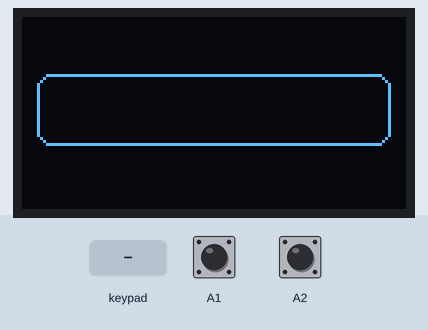
A sketch run on a simulated Arduino Uno, built with avr-gcc and run on an emulated ATmega328P. Shown: 128×64 one-colour display. Wiring (inferred from the names in the program): 4×3 keypad with keys D M H 7 8 S 4 5 6 1 2 3: rows pin 7, pin 8, pin 9, pin 10; columns pin 4, pin 5, pin 6. Inputs (shaded band) come from the test bench; at power-on: A1 HIGH, A2 HIGH. Storage starts empty; what the sketch prints to the serial monitor is not drawn.

Above: at 4.2 s.
4.3 s: key 'D' pressed
At 6.2 s:
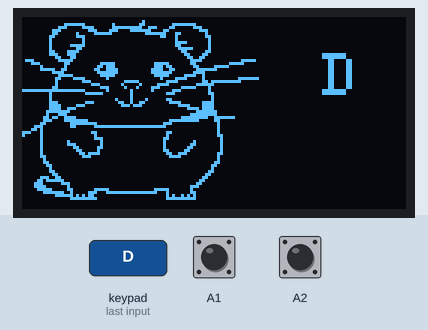
7.2 s: A1 pulled LOW for 0.15 s
At 8.6 s:
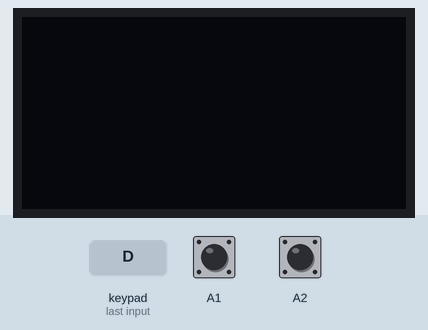
8.9 s: keypad keys 4 5 6 pressed 0.4 s apart
At 12.0 s:
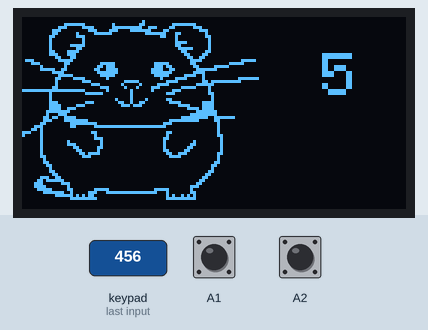
12.3 s: key 'M' pressed
At 14.8 s:
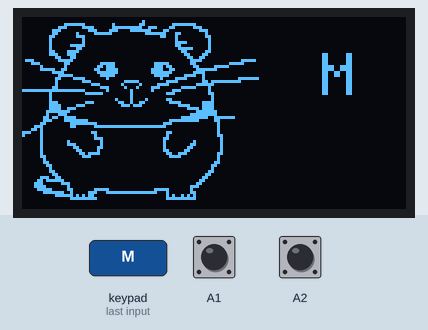
15.2 s: key 'H' pressed
At 16.9 s:
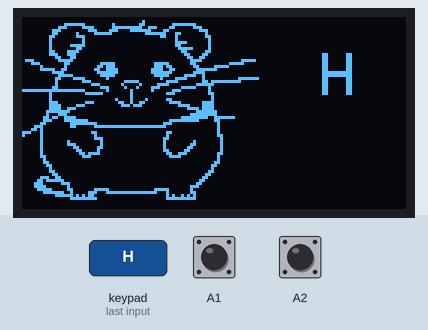
18.1 s: key 'S' pressed
At 20.3 s:
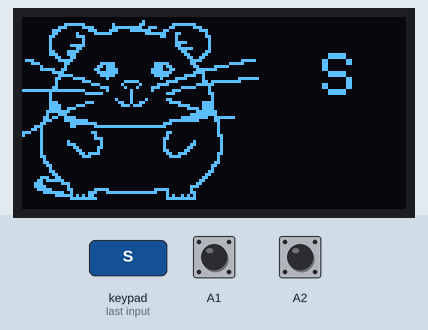
Timing chart, 0 to 21.8 s (numbered marks = the images above; inputs shaded):
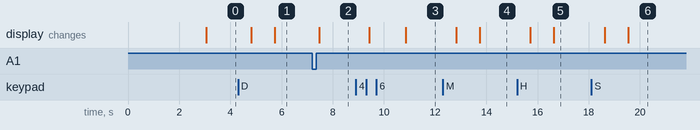

The sketch:

keypad_self_made.ino
```cpp
#include "Keypad.h"
#include "Encoder.h"
#include <SPI.h>
#include <Wire.h>
#include <SD.h>
#include "U8glib.h"

//#include <SD.h>

U8GLIB_SSD1306_128X64 u8g(U8G_I2C_OPT_DEV_0|U8G_I2C_OPT_NO_ACK|U8G_I2C_OPT_FAST);	// Fast I2C / TWI


#define SD_CS_PIN 18

#define SCREEN_WIDTH 128  // OLED display width, in pixels
#define SCREEN_HEIGHT 64  // OLED display height, in pixels
#define FONT_SIZE_UNIT 8
#define FONT_SCALE 2

const byte COLS = 3;
const byte ROWS = 4;
const byte MAX_NUMBER_OF_KEYS_PRESSED = 4;

byte rowPins[ROWS] = { 7, 8, 9, 10 };  // connect to the row pinouts of the keypad
byte colPins[COLS] = { 4, 5, 6 };      // connect to the column pinouts of the keypad

Keypad keypad(COLS, ROWS, MAX_NUMBER_OF_KEYS_PRESSED, rowPins, colPins);

byte NUM_OF_OPTIONS = 0;
// const String menuOptions[] = { "Work", "Personal", "Emails", "Spotify", "Passwords" };
char menuOptions[5][16];
char infoList[12][20];


byte loadedOptions = -1;


byte menuIndex = 0;
byte layerIndex = 0;
byte pageIndex = 0;

// struct shortcut {
//   char key;
//   char name[20];
// };

// const shortcut shortcuts[][ROWS * COLS] PROGMEM = {
//   {
//     { '1', "Unlock PC" },
//     { '2', "Win Password" },
//     { '3', "Visual Studio" },
//     { '4', "VS Code" },
//     { '5', "Remote Desktop" },
//     { '6', "Open PRU3WA" },
//     { '7', "Open PRS62" },
//     { '8', "Teams" },
//     { 'D', "Sourcetree" },
//     { 'M', "Create MR" },
//     { 'H', "Create Ticket" },
//     { 'S', "Open Code" },
//   },
//   {
//     { '1', "Unlock PC" },
//     { '2', "League of legends" },
//     { '3', "Empty" },
//     { '4', "Empty" },
//     { '5', "Empty" },
//     { '6', "Empty" },
//     { '7', "Empty" },
//     { '8', "Empty" },
//     { 'D', "Empty" },
//     { 'M', "Empty" },
//     { 'H', "Empty" },
//     { 'S', "Empty" },
//   },
//   {
//     { '1', "Unlock PC" },
//     { '2', "League of legends" },
//     { '3', "Empty" },
//     { '4', "Empty" },
//     { '5', "Empty" },
//     { '6', "Empty" },
//     { '7', "Empty" },
//     { '8', "Empty" },
//     { 'D', "Empty" },
//     { 'M', "Empty" },
//     { 'H', "Empty" },
//     { 'S', "Empty" },
//   },
//   {
//     { '1', "Unlock PC" },
//     { '2', "League of legends" },
//     { '3', "Empty" },
//     { '4', "Empty" },
//     { '5', "Empty" },
//     { '6', "Empty" },
//     { '7', "Empty" },
//     { '8', "Empty" },
//     { 'D', "Empty" },
//     { 'M', "Empty" },
//     { 'H', "Empty" },
//     { 'S', "Empty" },
//   },
//   {
//     { '1', "Unlock PC" },
//     { '2', "League of legends" },
//     { '3', "Empty" },
//     { '4', "Empty" },
//     { '5', "Empty" },
//     { '6', "Empty" },
//     { '7', "Empty" },
//     { '8', "Empty" },
//     { 'D', "Empty" },
//     { 'M', "Empty" },
//     { 'H', "Empty" },
//     { 'S', "Empty" },
//   }
// };

String previousPressedKeys = "";
char displayedKey = 0;
// 'KIKI', 128x64px
const unsigned char kiki_bitmapKIKI[] PROGMEM = {
  0x00, 0x00, 0x00, 0x00, 0x00, 0x00, 0x00, 0x00, 0x00, 0x00, 0x00, 0x00, 0x00, 0x00, 0x00, 0x00,
  0x00, 0x00, 0x00, 0x00, 0x00, 0x80, 0x00, 0x00, 0x00, 0x00, 0x00, 0x00, 0x00, 0x00, 0x00, 0x00,
  0x00, 0x03, 0xf8, 0x02, 0x01, 0x80, 0x3f, 0xc0, 0x00, 0x00, 0x00, 0x00, 0x00, 0x00, 0x00, 0x00,
  0x00, 0x0e, 0x0f, 0x03, 0xff, 0x38, 0x60, 0x70, 0x00, 0x00, 0x00, 0x00, 0x00, 0x00, 0x00, 0x00,
  0x00, 0x38, 0x03, 0x87, 0x0f, 0xe1, 0x80, 0x1c, 0x00, 0x00, 0x00, 0x00, 0x00, 0x00, 0x00, 0x00,
  0x00, 0x30, 0x20, 0xfc, 0x00, 0x7f, 0x18, 0x04, 0x00, 0x00, 0x00, 0x00, 0x00, 0x00, 0x00, 0x00,
  0x00, 0x60, 0x38, 0x00, 0x00, 0x03, 0x10, 0x06, 0x00, 0x00, 0x00, 0x00, 0x00, 0x00, 0x00, 0x00,
  0x00, 0x40, 0x08, 0x00, 0x00, 0x00, 0x10, 0x02, 0x00, 0x00, 0x00, 0x00, 0x00, 0x00, 0x00, 0x00,
  0x00, 0x40, 0x08, 0x00, 0x00, 0x00, 0x1e, 0x02, 0x00, 0x00, 0x00, 0x00, 0x00, 0x00, 0x00, 0x00,
  0x00, 0x40, 0xf8, 0x00, 0x00, 0x00, 0x18, 0x02, 0x00, 0x00, 0x00, 0x00, 0x00, 0x00, 0x00, 0x00,
  0x00, 0x40, 0x30, 0x00, 0x00, 0x00, 0x0f, 0x82, 0x00, 0x00, 0x00, 0x00, 0x00, 0x00, 0x00, 0x00,
  0x00, 0x61, 0xe0, 0x00, 0x00, 0x00, 0x06, 0x06, 0x00, 0x00, 0x00, 0x00, 0x00, 0x00, 0x00, 0x00,
  0x00, 0x71, 0xc0, 0x00, 0x00, 0x00, 0x03, 0x0c, 0x00, 0x00, 0x00, 0x00, 0x00, 0x00, 0x00, 0x00,
  0x00, 0x18, 0xc0, 0x00, 0x00, 0x00, 0x01, 0x98, 0x00, 0x00, 0x00, 0x00, 0x00, 0x00, 0x00, 0x00,
  0x70, 0x0f, 0x80, 0x00, 0x00, 0x00, 0x00, 0xf0, 0x00, 0x7c, 0x00, 0x00, 0x00, 0x00, 0x00, 0x00,
  0x1c, 0x03, 0x00, 0x3e, 0x00, 0x0f, 0x80, 0xc0, 0x07, 0xc0, 0x00, 0x00, 0x00, 0x00, 0x00, 0x00,
  0x02, 0x02, 0x00, 0x6e, 0x00, 0x0e, 0xc0, 0x60, 0xf8, 0x00, 0x00, 0x00, 0x00, 0x00, 0x00, 0x00,
  0x03, 0xe6, 0x00, 0xcf, 0x00, 0x1e, 0x60, 0x3f, 0x80, 0x00, 0x00, 0x00, 0x00, 0x00, 0x00, 0x00,
  0x00, 0x3c, 0x00, 0x7f, 0x00, 0x1f, 0xc0, 0x78, 0x00, 0x00, 0x00, 0x00, 0x00, 0x00, 0x00, 0x00,
  0x00, 0x0f, 0x80, 0x3e, 0x00, 0x0f, 0x83, 0xc8, 0x00, 0x00, 0x00, 0x00, 0x00, 0x00, 0x00, 0x00,
  0x00, 0x18, 0x78, 0x08, 0x00, 0x02, 0x1e, 0x08, 0x00, 0xfe, 0x00, 0x00, 0x00, 0x00, 0x00, 0x00,
  0x00, 0x10, 0x0e, 0x00, 0x3e, 0x00, 0xf0, 0x0d, 0xff, 0x80, 0x00, 0x00, 0x00, 0x00, 0x00, 0x00,
  0x00, 0x10, 0x01, 0xc0, 0x41, 0x07, 0x80, 0x3f, 0x00, 0x00, 0x00, 0x00, 0x00, 0x00, 0x00, 0x00,
  0x00, 0x30, 0x00, 0x38, 0x22, 0x1c, 0x07, 0xc2, 0x00, 0x00, 0x00, 0x00, 0x00, 0x00, 0x00, 0x00,
  0xff, 0xff, 0xf8, 0x08, 0x08, 0x10, 0x38, 0x02, 0x00, 0x00, 0x00, 0x00, 0x00, 0x00, 0x00, 0x00,
  0x00, 0x40, 0x07, 0xe0, 0x08, 0x00, 0xe0, 0x03, 0x00, 0x00, 0x00, 0x00, 0x00, 0x00, 0x00, 0x00,
  0x00, 0x40, 0x00, 0x00, 0x08, 0x00, 0x00, 0x01, 0x00, 0x00, 0x00, 0x00, 0x00, 0x00, 0x00, 0x00,
  0x00, 0x40, 0x00, 0x01, 0x08, 0x40, 0xc0, 0x01, 0x00, 0x00, 0x00, 0x00, 0x00, 0x00, 0x00, 0x00,
  0x00, 0x70, 0x07, 0x00, 0xc9, 0x80, 0x78, 0x0f, 0x00, 0x00, 0x00, 0x00, 0x00, 0x00, 0x00, 0x00,
  0x00, 0x78, 0x38, 0x00, 0x77, 0x00, 0x0f, 0x0f, 0x00, 0x00, 0x00, 0x00, 0x00, 0x00, 0x00, 0x00,
  0x00, 0x79, 0xc0, 0x00, 0x00, 0x00, 0x01, 0xef, 0x00, 0x00, 0x00, 0x00, 0x00, 0x00, 0x00, 0x00,
  0x00, 0xff, 0x00, 0x00, 0x00, 0x00, 0x00, 0x3f, 0x80, 0x00, 0x00, 0x00, 0x00, 0x00, 0x00, 0x00,
  0x00, 0x8e, 0x00, 0x00, 0x00, 0x00, 0x00, 0xff, 0x80, 0x00, 0x00, 0x00, 0x00, 0x00, 0x00, 0x00,
  0x01, 0xb3, 0xc0, 0x00, 0x00, 0x00, 0x07, 0xfc, 0xfe, 0x00, 0x00, 0x00, 0x00, 0x00, 0x00, 0x00,
  0x01, 0xc3, 0xfc, 0x00, 0x00, 0x00, 0x7f, 0xe0, 0xc0, 0x00, 0x00, 0x00, 0x00, 0x00, 0x00, 0x00,
  0x03, 0x00, 0xff, 0x80, 0x00, 0x01, 0xc0, 0x00, 0x40, 0x00, 0x00, 0x00, 0x00, 0x00, 0x00, 0x00,
  0x0e, 0x00, 0xc0, 0xff, 0xff, 0xff, 0x00, 0x00, 0x40, 0x00, 0x00, 0x00, 0x00, 0x00, 0x00, 0x00,
  0x1a, 0x00, 0x00, 0x00, 0x00, 0x00, 0x00, 0x00, 0x40, 0x00, 0x00, 0x00, 0x00, 0x00, 0x00, 0x00,
  0xe2, 0x00, 0x01, 0x80, 0x00, 0x00, 0xc0, 0x00, 0x40, 0x00, 0x00, 0x00, 0x00, 0x00, 0x00, 0x00,
  0x82, 0x00, 0x00, 0x80, 0x00, 0x00, 0x80, 0x00, 0x60, 0x00, 0x00, 0x00, 0x00, 0x00, 0x00, 0x00,
  0x02, 0x00, 0x00, 0xe0, 0x00, 0x01, 0x80, 0x00, 0x20, 0x00, 0x00, 0x00, 0x00, 0x00, 0x00, 0x00,
  0x02, 0x01, 0x00, 0x20, 0x00, 0x01, 0x00, 0x40, 0x20, 0x00, 0x00, 0x00, 0x00, 0x00, 0x00, 0x00,
  0x02, 0x01, 0xc0, 0x20, 0x00, 0x01, 0x00, 0xc0, 0x20, 0x00, 0x00, 0x00, 0x00, 0x00, 0x00, 0x00,
  0x02, 0x00, 0x60, 0x60, 0x00, 0x01, 0x01, 0x80, 0x20, 0x00, 0x00, 0x00, 0x00, 0x00, 0x00, 0x00,
  0x02, 0x00, 0x30, 0x40, 0x00, 0x01, 0x83, 0x00, 0x20, 0x00, 0x00, 0x00, 0x00, 0x00, 0x00, 0x00,
  0x02, 0x00, 0x1b, 0xc0, 0x00, 0x00, 0xce, 0x00, 0x60, 0x00, 0x00, 0x00, 0x00, 0x00, 0x00, 0x00,
  0x03, 0x00, 0x0e, 0x00, 0x00, 0x00, 0x78, 0x00, 0x40, 0x00, 0x00, 0x00, 0x00, 0x00, 0x00, 0x00,
  0x01, 0x00, 0x00, 0x00, 0x00, 0x00, 0x00, 0x00, 0x40, 0x00, 0x00, 0x00, 0x00, 0x00, 0x00, 0x00,
  0x01, 0x80, 0x00, 0x00, 0x00, 0x00, 0x00, 0x00, 0xc0, 0x00, 0x00, 0x00, 0x00, 0x00, 0x00, 0x00,
  0x00, 0xc0, 0x00, 0x00, 0x00, 0x00, 0x00, 0x01, 0x80, 0x00, 0x00, 0x00, 0x00, 0x00, 0x00, 0x00,
  0x00, 0x40, 0x00, 0x00, 0x00, 0x00, 0x00, 0x01, 0x00, 0x00, 0x00, 0x00, 0x00, 0x00, 0x00, 0x00,
  0x00, 0x60, 0x00, 0x00, 0x00, 0x00, 0x00, 0x03, 0x00, 0x00, 0x00, 0x00, 0x00, 0x00, 0x00, 0x00,
  0x00, 0x30, 0x00, 0x00, 0x00, 0x00, 0x00, 0x06, 0x00, 0x00, 0x00, 0x00, 0x00, 0x00, 0x00, 0x00,
  0x03, 0x98, 0x00, 0x00, 0x00, 0x00, 0x00, 0x0c, 0x00, 0x00, 0x00, 0x00, 0x00, 0x00, 0x00, 0x00,
  0x06, 0xfc, 0x00, 0x00, 0x00, 0x00, 0x00, 0x18, 0x00, 0x00, 0x00, 0x00, 0x00, 0x00, 0x00, 0x00,
  0x0e, 0x07, 0x00, 0x00, 0x00, 0x00, 0x00, 0x30, 0x00, 0x00, 0x00, 0x00, 0x00, 0x00, 0x00, 0x00,
  0x0f, 0x01, 0x00, 0x00, 0x00, 0x00, 0x00, 0xe0, 0x00, 0x00, 0x00, 0x00, 0x00, 0x00, 0x00, 0x00,
  0x07, 0xc1, 0x80, 0xf8, 0x00, 0x0f, 0x80, 0x80, 0x00, 0x00, 0x00, 0x00, 0x00, 0x00, 0x00, 0x00,
  0x01, 0xfc, 0x83, 0x8f, 0xff, 0xf8, 0x80, 0xc0, 0x00, 0x00, 0x00, 0x00, 0x00, 0x00, 0x00, 0x00,
  0x00, 0x1f, 0xab, 0x00, 0x00, 0x00, 0xa5, 0x40, 0x00, 0x00, 0x00, 0x00, 0x00, 0x00, 0x00, 0x00,
  0x00, 0x00, 0xff, 0x80, 0x00, 0x00, 0xff, 0xc0, 0x00, 0x00, 0x00, 0x00, 0x00, 0x00, 0x00, 0x00,
  0x00, 0x00, 0x00, 0x00, 0x00, 0x00, 0x00, 0x00, 0x00, 0x00, 0x00, 0x00, 0x00, 0x00, 0x00, 0x00,
  0x00, 0x00, 0x00, 0x00, 0x00, 0x00, 0x00, 0x00, 0x00, 0x00, 0x00, 0x00, 0x00, 0x00, 0x00, 0x00,
  0x00, 0x00, 0x00, 0x00, 0x00, 0x00, 0x00, 0x00, 0x00, 0x00, 0x00, 0x00, 0x00, 0x00, 0x00, 0x00
};
// 'KIKI2', 128x64px
const unsigned char kiki_bitmapKIKI2[] U8G_PROGMEM = {
  0x00, 0x00, 0x00, 0x00, 0x00, 0x00, 0x00, 0x00, 0x00, 0x00, 0x00, 0x00, 0x00, 0x00, 0x00, 0x00,
  0x00, 0x00, 0x00, 0x00, 0x00, 0x00, 0x00, 0x00, 0x00, 0x08, 0x00, 0x00, 0x00, 0x00, 0x00, 0x00,
  0x00, 0x00, 0x00, 0x00, 0x00, 0x00, 0x01, 0xf0, 0x08, 0x18, 0x0f, 0xe0, 0x00, 0x00, 0x00, 0x00,
  0x00, 0x00, 0x00, 0x00, 0x00, 0x00, 0x06, 0x0e, 0x0f, 0xf3, 0x08, 0x38, 0x00, 0x00, 0x00, 0x00,
  0x00, 0x00, 0x00, 0x00, 0x00, 0x00, 0x1c, 0x07, 0x18, 0x7e, 0x30, 0x0c, 0x08, 0x00, 0x00, 0x00,
  0x00, 0x00, 0x00, 0x00, 0x00, 0x00, 0x18, 0x21, 0xf0, 0x07, 0xe6, 0x04, 0x00, 0x00, 0x00, 0x00,
  0x00, 0x00, 0x00, 0x00, 0x00, 0x00, 0x30, 0x30, 0x00, 0x00, 0x64, 0x06, 0x00, 0x20, 0x00, 0x00,
  0x00, 0x00, 0x00, 0x00, 0x00, 0x00, 0x20, 0x00, 0x00, 0x00, 0x04, 0x02, 0x00, 0x00, 0x00, 0x00,
  0x00, 0x00, 0x00, 0x00, 0x00, 0x00, 0x20, 0x00, 0x00, 0x00, 0x07, 0x02, 0x08, 0x03, 0x80, 0x00,
  0x00, 0x00, 0x00, 0x00, 0x00, 0x00, 0x20, 0xf0, 0x00, 0x00, 0x06, 0x02, 0x00, 0x00, 0x00, 0x00,
  0x00, 0x00, 0x00, 0x00, 0x00, 0x00, 0x20, 0x30, 0x00, 0x00, 0x03, 0xc2, 0x00, 0x00, 0x00, 0x00,
  0x00, 0x00, 0x00, 0x00, 0x00, 0x00, 0x31, 0xe0, 0x00, 0x00, 0x01, 0x06, 0x00, 0x80, 0x00, 0x00,
  0x00, 0x00, 0x00, 0x00, 0x00, 0x00, 0x39, 0xc0, 0x00, 0x00, 0x00, 0x84, 0x00, 0x80, 0x0c, 0x00,
  0x00, 0x00, 0x00, 0x00, 0x00, 0x00, 0x0c, 0xc0, 0x00, 0x00, 0x00, 0xc8, 0x00, 0x82, 0x08, 0x00,
  0x00, 0x00, 0x00, 0x00, 0x00, 0x00, 0x07, 0x80, 0x00, 0x00, 0x00, 0x78, 0x00, 0x82, 0x00, 0x00,
  0x00, 0x00, 0x00, 0x00, 0x00, 0x01, 0x01, 0x00, 0x78, 0x01, 0xf0, 0x60, 0x00, 0x82, 0x00, 0x00,
  0x00, 0x00, 0x00, 0x00, 0x00, 0x00, 0x80, 0x00, 0xb8, 0x01, 0xd0, 0x30, 0x0c, 0xa2, 0x00, 0x00,
  0x00, 0x00, 0x00, 0x00, 0x00, 0x00, 0xf2, 0x01, 0xb8, 0x01, 0xc8, 0x1f, 0x06, 0xab, 0x00, 0x00,
  0x00, 0x00, 0x00, 0x00, 0x00, 0x00, 0x1e, 0x00, 0xf8, 0x01, 0xf0, 0x38, 0x06, 0xa8, 0x00, 0x00,
  0x00, 0x00, 0x00, 0x00, 0x00, 0x00, 0x07, 0x80, 0x78, 0x01, 0xf0, 0xe0, 0x07, 0xbe, 0x00, 0x00,
  0x00, 0x00, 0x00, 0x00, 0x00, 0x00, 0x0c, 0x70, 0x20, 0x00, 0x47, 0x00, 0x03, 0xfe, 0x00, 0x00,
  0x00, 0x00, 0x00, 0x00, 0x00, 0x00, 0x08, 0x0c, 0x01, 0xe0, 0x1c, 0x05, 0xf1, 0x33, 0x00, 0x00,
  0x00, 0x00, 0x00, 0x00, 0x00, 0x00, 0x08, 0x03, 0x82, 0x10, 0xf0, 0x1f, 0x07, 0xf0, 0xc0, 0x20,
  0x00, 0x00, 0x00, 0x00, 0x00, 0x00, 0x18, 0x00, 0x61, 0x21, 0x81, 0xe2, 0x1c, 0xd8, 0x40, 0x00,
  0x00, 0x00, 0x00, 0x00, 0x00, 0x03, 0xff, 0xf0, 0x20, 0x40, 0x0e, 0x02, 0x00, 0x8c, 0x40, 0x00,
  0x00, 0x00, 0x00, 0x00, 0x00, 0x00, 0x20, 0x0f, 0x80, 0x40, 0x18, 0x03, 0x01, 0x86, 0x40, 0x00,
  0x00, 0x00, 0x00, 0x00, 0x00, 0x00, 0x20, 0x00, 0x00, 0x40, 0x00, 0x01, 0x01, 0x00, 0x00, 0x00,
  0x00, 0x00, 0x00, 0x00, 0x00, 0x00, 0x20, 0x00, 0x00, 0x44, 0x10, 0x01, 0x00, 0x00, 0x00, 0x00,
  0x00, 0x00, 0x00, 0x00, 0x00, 0x00, 0x38, 0x0e, 0x06, 0x58, 0x0e, 0x07, 0x00, 0x00, 0x00, 0x00,
  0x00, 0x00, 0x00, 0x00, 0x00, 0x00, 0x3c, 0x30, 0x03, 0xb0, 0x03, 0x83, 0x00, 0x00, 0x00, 0x00,
  0x00, 0x00, 0x00, 0x00, 0x00, 0x00, 0x3d, 0xc0, 0x00, 0x00, 0x00, 0xe3, 0x00, 0x00, 0x00, 0x00,
  0x00, 0x00, 0x00, 0x00, 0x00, 0x00, 0x3f, 0x00, 0x00, 0x00, 0x00, 0x03, 0x85, 0x00, 0x00, 0x00,
  0x00, 0x00, 0x00, 0x00, 0x00, 0x00, 0x06, 0x00, 0x00, 0x00, 0x00, 0x01, 0x9f, 0x81, 0x00, 0x60,
  0x00, 0x00, 0x00, 0x00, 0x00, 0x00, 0x59, 0xc0, 0x00, 0x00, 0x00, 0x00, 0xf1, 0xc0, 0x00, 0x00,
  0x00, 0x00, 0x00, 0x00, 0x00, 0x00, 0x61, 0xf8, 0x00, 0x00, 0x00, 0x00, 0xe0, 0x80, 0x00, 0x00,
  0x00, 0x00, 0x00, 0x00, 0x00, 0x00, 0xc0, 0xff, 0x00, 0x00, 0x00, 0x1f, 0x80, 0xc0, 0x00, 0x00,
  0x00, 0x00, 0x00, 0x00, 0x00, 0x03, 0x80, 0xc1, 0xff, 0xff, 0xc0, 0x30, 0x03, 0xc0, 0x00, 0x00,
  0x00, 0x00, 0x00, 0x00, 0x00, 0x06, 0x80, 0x00, 0x00, 0x00, 0x01, 0xe0, 0x03, 0x80, 0x00, 0x00,
  0x00, 0x00, 0x00, 0x00, 0x00, 0x00, 0x80, 0x03, 0x00, 0x00, 0x07, 0x00, 0x03, 0x00, 0x00, 0x00,
  0x00, 0x00, 0x00, 0x00, 0x00, 0x00, 0x80, 0x01, 0x00, 0x00, 0x0c, 0x00, 0x06, 0x00, 0x00, 0x00,
  0x00, 0x00, 0x00, 0x00, 0x00, 0x00, 0x80, 0x01, 0x80, 0x00, 0x00, 0x00, 0x1c, 0x00, 0x00, 0x00,
  0x00, 0x00, 0x00, 0x00, 0x00, 0x00, 0x81, 0x00, 0x00, 0x00, 0x00, 0x20, 0x70, 0x00, 0x00, 0x00,
  0x00, 0x00, 0x00, 0x00, 0x00, 0x00, 0x81, 0xc0, 0x00, 0x00, 0x00, 0x3f, 0xc0, 0x00, 0x00, 0x00,
  0x00, 0x00, 0x00, 0x00, 0x00, 0x00, 0x80, 0x60, 0x80, 0x00, 0x00, 0x00, 0x40, 0x00, 0x00, 0x00,
  0x00, 0x00, 0x00, 0x00, 0x00, 0x00, 0x80, 0x30, 0x80, 0x00, 0x00, 0x00, 0x40, 0x00, 0x00, 0x00,
  0x00, 0x00, 0x00, 0x00, 0x00, 0x00, 0x80, 0x17, 0x80, 0x00, 0x00, 0x00, 0x40, 0x00, 0x00, 0x00,
  0x00, 0x00, 0x00, 0x00, 0x00, 0x00, 0xc0, 0x0c, 0x00, 0x00, 0x00, 0x00, 0x40, 0x00, 0x00, 0x00,
  0x00, 0x00, 0x00, 0x00, 0x00, 0x00, 0x40, 0x00, 0x00, 0x00, 0x00, 0x00, 0x40, 0x00, 0x00, 0x00,
  0x00, 0x00, 0x00, 0x00, 0x00, 0x00, 0x40, 0x00, 0x00, 0x00, 0x00, 0x00, 0xc0, 0x00, 0x00, 0x00,
  0x00, 0x00, 0x00, 0x00, 0x00, 0x00, 0x20, 0x00, 0x00, 0x00, 0x00, 0x01, 0x80, 0x00, 0x00, 0x00,
  0x00, 0x00, 0x00, 0x00, 0x00, 0x00, 0x20, 0x00, 0x00, 0x00, 0x00, 0x01, 0x00, 0x00, 0x00, 0x00,
  0x00, 0x00, 0x00, 0x00, 0x00, 0x00, 0x30, 0x00, 0x00, 0x00, 0x00, 0x03, 0x00, 0x00, 0x00, 0x00,
  0x00, 0x00, 0x00, 0x00, 0x00, 0x00, 0x18, 0x00, 0x00, 0x00, 0x00, 0x06, 0x00, 0x00, 0x00, 0x00,
  0x00, 0x00, 0x00, 0x00, 0x00, 0x00, 0xcc, 0x00, 0x00, 0x00, 0x00, 0x04, 0x00, 0x00, 0x00, 0x00,
  0x00, 0x00, 0x00, 0x00, 0x00, 0x01, 0xbe, 0x00, 0x00, 0x00, 0x00, 0x08, 0x00, 0x00, 0x00, 0x00,
  0x00, 0x00, 0x00, 0x00, 0x00, 0x03, 0x83, 0x00, 0x00, 0x00, 0x00, 0x18, 0x00, 0x00, 0x00, 0x00,
  0x00, 0x00, 0x00, 0x00, 0x00, 0x03, 0xc1, 0x00, 0x00, 0x00, 0x00, 0x70, 0x00, 0x00, 0x00, 0x00,
  0x00, 0x00, 0x00, 0x00, 0x00, 0x01, 0xe1, 0x81, 0xe0, 0x01, 0xf0, 0x40, 0x00, 0x00, 0x00, 0x00,
  0x00, 0x00, 0x00, 0x00, 0x00, 0x00, 0x7e, 0x87, 0x3f, 0xff, 0x10, 0x60, 0x00, 0x00, 0x00, 0x00,
  0x00, 0x00, 0x00, 0x00, 0x00, 0x00, 0x0f, 0xa6, 0x00, 0x00, 0x19, 0xa0, 0x00, 0x00, 0x00, 0x00,
  0x00, 0x00, 0x00, 0x00, 0x00, 0x00, 0x00, 0xff, 0x00, 0x00, 0x1f, 0xe0, 0x00, 0x00, 0x00, 0x00,
  0x00, 0x00, 0x00, 0x00, 0x00, 0x00, 0x00, 0x00, 0x00, 0x00, 0x00, 0x00, 0x00, 0x00, 0x00, 0x00,
  0x00, 0x00, 0x00, 0x00, 0x00, 0x00, 0x00, 0x00, 0x00, 0x00, 0x00, 0x00, 0x00, 0x00, 0x00, 0x00,
  0x00, 0x00, 0x00, 0x00, 0x00, 0x00, 0x00, 0x00, 0x00, 0x00, 0x00, 0x00, 0x00, 0x00, 0x00, 0x00
};

// // Array of all bitmaps for convenience. (Total bytes used to store images in PROGMEM = 2080)
const int kiki_bitmapallArray_LEN = 2;
const unsigned char* kiki_bitmapallArray[2] = {
  kiki_bitmapKIKI,
  kiki_bitmapKIKI2
};


Encoder encoder(A2, A3, A1);

unsigned int counter = 0;
bool timer1 = 0;

File menuFile;
File infoFile;

void u8g_prepare(void) {
  u8g.setFont(u8g_font_6x10);
  u8g.setFontRefHeightExtendedText();
  u8g.setDefaultForegroundColor();
  u8g.setFontPosTop();
}

void setup() {
  Serial.begin(9600);

  delay(3000);

  Serial.println("Initializing SD card...");

  while (!SD.begin(SD_CS_PIN)) {
    Serial.println("SD init failed, retrying...");
  }
  Serial.println("SD init done");

  Serial.println("Loading menu...");

  menuFile = SD.open("menu.bin", FILE_READ);
  if (menuFile) {
    while (menuFile.available()) {
      menuFile.read(menuOptions[NUM_OF_OPTIONS++], 16);
      Serial.println(menuOptions[NUM_OF_OPTIONS - 1]);
    }
    menuFile.close();
  } else {
    Serial.println("Error loading menu!");
  }

  keypad.initKeypad();
  encoder.initEncoder();
  u8g_prepare();
  renderMenu();
}


void renderMenu() {
  u8g.firstPage();
  do {
    if (layerIndex == 0) {
      u8g.drawRFrame(5, (SCREEN_HEIGHT - FONT_SCALE * FONT_SIZE_UNIT) / 2 - 5, SCREEN_WIDTH - 10, FONT_SCALE * FONT_SIZE_UNIT + 8, 5);
      u8g.setScale2x2();
      u8g.drawStr(5, (SCREEN_HEIGHT - FONT_SCALE * FONT_SIZE_UNIT) / 4 - 1, menuOptions[menuIndex]);

      if (menuIndex > 0) {
        u8g.drawStr(5, ((SCREEN_HEIGHT - FONT_SCALE * FONT_SIZE_UNIT) / 2 - FONT_SCALE * FONT_SIZE_UNIT - 8) / 2, menuOptions[menuIndex - 1]);
      }
      if (menuIndex < NUM_OF_OPTIONS - 1) {
        u8g.drawStr(5, ((SCREEN_HEIGHT + FONT_SCALE * FONT_SIZE_UNIT) / 2 + 6) / 2, menuOptions[menuIndex + 1]);
      }
      u8g.undoScale();
    } else if (layerIndex == 1) {
      renderPage();
    }
  } while (u8g.nextPage());
}

void renderPage() {
  u8g.undoScale();

  if (loadedOptions != menuIndex) {
    Serial.println("Loading info...");
    char path[] = "opt_X.bin";
    path[4] = menuIndex + 49;
    infoFile = SD.open(path, FILE_READ);
    if (infoFile) {
      infoFile.read(infoList, 20 * 12);
      infoFile.close();
    } else {
      Serial.println("Error loading info!");
      return;
    }
    loadedOptions = menuIndex;
  }

  for (byte i = 0; i < 6; i++) {
    u8g.drawStr(0, i * (FONT_SIZE_UNIT + 2), "x");
    u8g.drawStr(16, i * (FONT_SIZE_UNIT + 2), infoList[pageIndex + i]);
  }
}

void loop() {
  if (timer1) {
    counter++;
  } else if (counter) {
    counter = 0;
  }
  String x = String(keypad.getPressedKeys());
  char encoderValue = encoder.getEncoderEvent();
  if (encoderValue) {
    if (encoderValue == '+') {
      if (layerIndex && pageIndex < ROWS * COLS - 7) {
        pageIndex++;
      } else if (!layerIndex && menuIndex < NUM_OF_OPTIONS - 1) {
        menuIndex++;
      }
    } else if (encoderValue == '-') {
      if (layerIndex && pageIndex > 0) {
        pageIndex--;
      } else if (!layerIndex && menuIndex > 0) {
        menuIndex--;
      }
    } else if (encoderValue == 'B') {
      layerIndex = !layerIndex;
      pageIndex = 0;
    }
    renderMenu();
  }
  if (x != previousPressedKeys) {

    // if (x == "M" && menuIndex < NUM_OF_OPTIONS - 1) {
    //   menuIndex++;
    // } else if (x == "D" && menuIndex > 0) {
    //   menuIndex--;
    // }
    // renderMenu();
    if (x.length()) {
      timer1 = 1;
      displayedKey = x[0];
      u8g.firstPage();
      do {
        u8g.drawBitmapP(0, 0, 128 / 8, 64, kiki_bitmapallArray[1]);
      } while (u8g.nextPage());
    }
    Serial.println("Key Event");
    previousPressedKeys = x;
  }

  if (counter > 300) {
    u8g.firstPage();
    do {
      u8g.drawBitmapP(0, 0, 128 / 8, 64, kiki_bitmapallArray[0]);
      if (displayedKey) {
        u8g.setScale2x2();
        char key[2] = " ";
        key[0] = displayedKey;
        u8g.drawStr(50, 5, key);
        u8g.undoScale();
      }
    } while (u8g.nextPage());
    timer1 = 0;
  }
}
```

Source omitted: Encoder.cpp (621 bytes), Encoder.h (335 bytes), Keypad.cpp (1721 bytes), Keypad.h (776 bytes)

Measured:
- after the input at 4.3 s, the display: first changes after 0.52 s (image 1 shows a later state)
- after the input at 7.2 s, the display: changes after 0.27 s (image 2)
- after the input at 8.9 s, the display: first changes after 0.52 s (image 3 shows a later state)
- after the input at 12.3 s, the display: first changes after 0.52 s (image 4 shows a later state)
- after the input at 15.2 s, the display: first changes after 0.52 s (image 5 shows a later state)
- after the input at 18.1 s, the display: first changes after 0.52 s (image 6 shows a later state)
